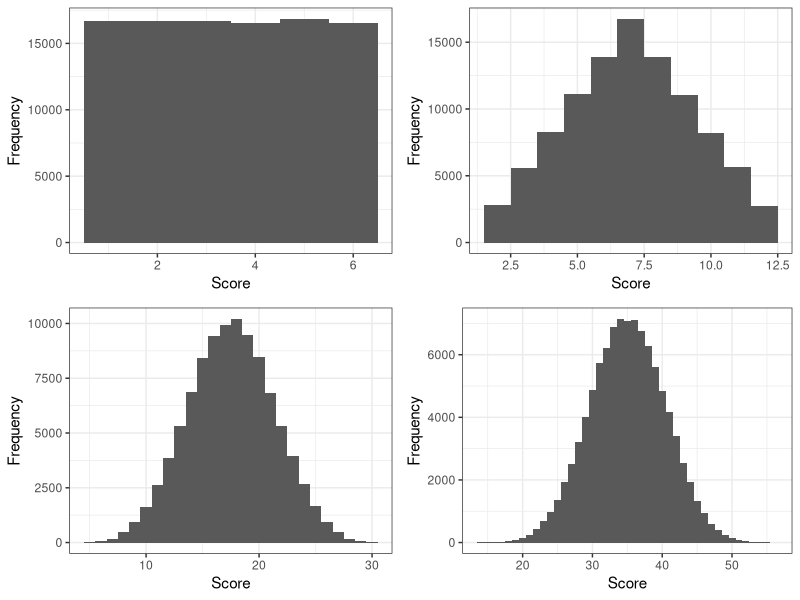

This chart was generated by the following R code: (Note: this script raises an error after producing the figure.)
main <- function() {
  # setup
  library(tidyverse)

  seed_num <- 2125178

  #  (1.2)
  m1 <- calculate_scores(m = 1, n = 100000, seed_num)
  m2 <- calculate_scores(m = 2, n = 100000, seed_num)
  m3 <- calculate_scores(m = 5, n = 100000, seed_num)
  m4 <- calculate_scores(m = 10, n = 100000, seed_num)

  compiled_plot <- gridExtra::grid.arrange(m1, m2, m3, m4, nrow = 2)
  ggplot2::ggsave(
    filename = "1-2_plot.png",
    plot = compiled_plot,
    path = here::here("01_code", "output"),
    device = "png"
  )

  # (1.3 Adv)
  #generate_convolution(1, n = 100000, seed_num)
  #generate_convolution(2, n = 100000, seed_num)
  #generate_convolution(3, n = 100000, seed_num)
  #generate_convolution(10, n = 100000, seed_num)
  #generate_convolution(100, n = 100000, seed_num)

  #  (1.4)
  variances_plot <- calculate_variances(n = 1000, m = 10, seed_num)
  ggplot2::ggsave(
    filename = "1-4_plot.png",
		plot = variances_plot,
    path = here::here("01_code", "output"),
    device = "png"
  )
}


# (1.2) (1.4)に共通する関数
roll_dice <- function(m) {
  sample(1:6, m, replace = TRUE)
}


# (1.2)
calculate_scores <- function(m, n, seed_num) {
  set.seed(seed_num)
  score <- replicate(n, sum(roll_dice(m)))
  df_score <- dplyr::tibble(score)
  plot_scores(df_score)
}

plot_scores <- function(df_score) {
  plot_output <- ggplot2::ggplot(df_score, ggplot2::aes(x = score)) +
    ggplot2::geom_histogram(binwidth = 1) +
    ggplot2::labs(
      x = "Score",
      y = "Frequency"
    ) +
    ggplot2::theme_bw()

  return(plot_output)
}

# (1.3 Adv)
generate_convolution <- function(l, n, seed_num) {
  event <- replicate(i, sum(runif(l, min = 0, max = 1)))

  for (i in n) {

  }
  convolution <- c(convolution, event)
  df_convolution <- tibble()
  convolution <- c()
  set.seed(seed_num)
  plot_convolution(df_convolution)
  convolution
}


plot_convolution <- function(df_convolution) {
  plot_output <- ggplot2::ggplot() +
    geom_histogram(data = df_convolution, mapping = aes(x = convolution), stat = "density") +
    theme_bw()

  return(plot_output)
}


# (1.4)
calculate_variances <- function(n, m, seed_num) {
  variances <- numeric(100)
  for (m in 1:100) {
    sample_mean <- replicate(n, mean(roll_dice(m)))
    set.seed(seed_num)
    variances[m] <- var(sample_mean)
  }

  df_variance <- tidyr::tibble(
    m_values = 1:100,
    variances
  )

  plot_variance(df_variance)
}


plot_variance <- function(df_variance) {
  plot_output <- ggplot2::ggplot(df_variance, ggplot2::aes(x = m_values, y = variances)) +
    ggplot2::geom_line() +
    ggplot2::labs(
      x = "Number of Dice (m)",
      y = "Variance of Sample Means",
    ) +
    ggplot2::theme_bw()

  return(plot_output)
}


main()
